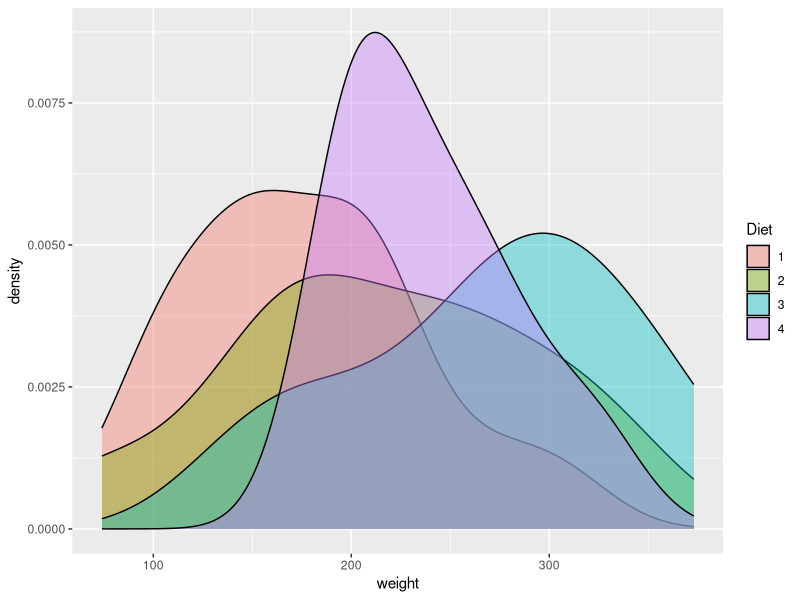
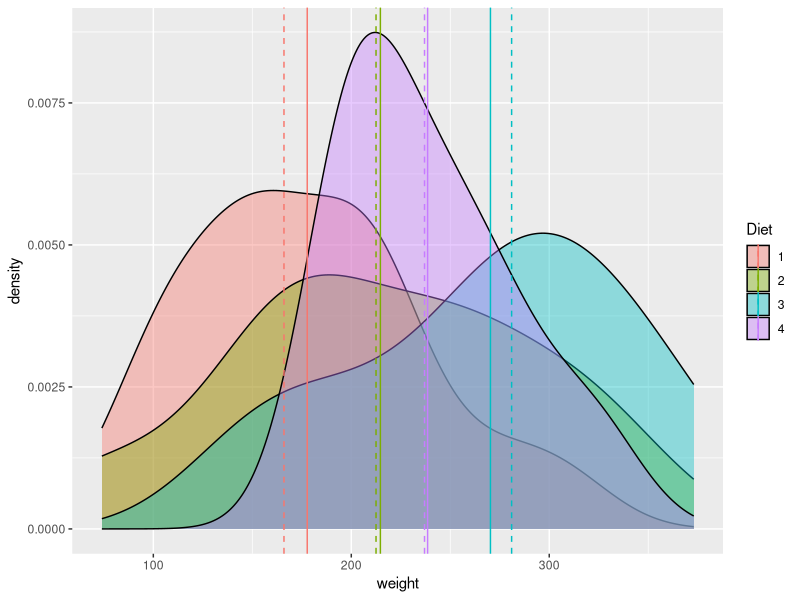

Write R code to recreate these figures, in order.

# Yameen Badrodien --------------------------------------------------------
# 12 April 2018
# Day 1_basic_stats.R
# Day 1 stats class
# Purpose: Practice some of the concepts we will encounter

#load library
library(tidyverse)


# Integers: discrete data ----------------------------------------------------------------
# how to generate a sequence of integers
# "by" represents the incriments 
# "seq" refers to the sequence of values which will be created
integer_r <- as.integer(seq(5, 14, by = 1))
# run the object in the console to view the string of data


# Continuous data ---------------------------------------------------------

numeric_r <- seq(23,43, length.out = 10)
# check manual for which graphical repr suited to the type of data


# Dates -------------------------------------------------------------------

dates_r <- as.Date("2005-12-31") - as.Date("2005-12-12")
# The function above allows us to tell the difference in days between the given dates
# the as.date function informs the software that the values provided are dates
# the way that date is written is specific to countries
# United states- month, day, year
# Other countries - year, month, day - unambiguous
dates_r <- seq(as.Date("2005-12-16"), as.Date("2005-12-25"), by = "day")
summary(dates_r)
# the above command will summarise the dates_r dataframe


# Tibble/Dataframe --------------------------------------------------------
# create the base dataframe and assign to object
df_r <- data.frame(integers = integer_r,
                  numeric = numeric_r,
                  dates = dates_r)
#Upgrade to tibble
df_r <- as.tibble(df_r)       #assigns to object
summary(df_r)                 #populates table of the objects data


# Qualitative data ------------------------------------------------------
#electronics 
elec_r <- as.factor(c("laptops",
                      "desktops",
                      "cell phones"))

#People
people_r <- as.factor(c("funny",
                      "beautiful",
                      "beanies"))

#Colours
colour_r <- as.factor(c("red", "blue"))

#the as.factor encodes a vector (object) as a factor


# Ordinal Data ------------------------------------------------------------

# Here we still have qualitative data
# but with some sort of order
# ordered function is a logical flag to determine if the levels should be regarded as ordered( in the order given)
# the levels argument specifies how the various groups differ- the ranking

colour_qual <- ordered(c("blue","green",
                             "yellow", "orange",
                             "red"),
                           levels = c("blue","green",
                                      "yellow", "orange",
                                      "red"))

# Binary ------------------------------------------------------------------

# These are generally represented as either TRUE or FALSE
binary_r <- c(TRUE,FALSE,TRUE,FALSE)
summary(binary_r)


# Characters --------------------------------------------------------------

sites_r <- c("Yzervarkpunt", "Betty's Bay",
             "Gansbaai", "Sea Point")

# Missing values ----------------------------------------------------------
# special type of data which is denoted by N.A meaning it is not available
#it isnt applicable where a value is zero, but rather where data for a sample is unavailable

chicks_nest <- c(3, 2, 0, 10, 5, 6, 8, 2, 4, NA)
#summary
summary(chicks_nest)

#mean
mean(chicks_nest)

#standard deviation
sd(chicks_nest)


# Viewing the data --------------------------------------------------------
# this may be achieved in a number of ways

#type the name of the dataframe and run it
ChickWeight

#alternatively the dataset may be viewed as a summary
summary(ChickWeight)

#to view either the top or bottom of the datset use head or tail commands
# a comma after these commands indicates how many values from top or bottom

#head shows the top of the data set
head(ChickWeight, 15)

#tail shows the bottom of the dataset
tail(ChickWeight, 15)



# Descriptive Stats -------------------------------------------------------

#creating a dataframe

chicks <- as_tibble(ChickWeight)

#count the data
chicks %>% 
  summarise(chicken_count = n())

#alternatively
nrow(chicks)


# Measures of central tendency --------------------------------------------

#Calculate the mean weight
chicks %>% 
  summarise( mean_wt = mean(weight))

#we need to be more specific
chicks %>% 
  filter(Time == 21) %>% 
  group_by(Diet) %>% 
  summarise(mean_wt = mean(weight))

#the mean becomes less accurate with a higher number of outliers
#we can use other measures of central tendency eg. mode, median
chicks %>% 
  filter(Time == 21) %>% 
  group_by(Diet) %>% 
  summarise(mean_wt = mean(weight),
          median_wt = median(weight))
central_chicks <- chicks %>% 
  filter(Time == 21) %>% 
  group_by(Diet) %>% 
  summarise(mean_wt = mean(weight),
            median_wt = median(weight))

#Visualising the density of the data
ggplot(data = filter(chicks, Time == 21 ),
       aes(x= weight, fill = Diet))+
  geom_density(alpha = 0.4)

# Skewness ----------------------------------------------------------------

#data that are normally distributed should not be skewed i.e the mean and the median should be similar
#WRT chickweight
# if it lies to the left, it is right skewed
#diet 1 = right skewed
#diet 2 = right skewed
#diet 3 = left skewed
#diet 4 = normally distributed

#calculate the numeric value
#load library for skewness
library(e1071)

chicks %>% 
  filter(Time == 21) %>% 
  group_by(Diet) %>% 
  summarise(mean_wt = mean(weight),
            median_wt = median(weight),
            skew_wt = skewness(weight))

ggplot(data = filter(chicks, Time == 21),
       aes(x = weight, fill = Diet))+
  geom_density(alpha = 0.4)+
  geom_vline(data = central_chicks, aes(xintercept = mean_wt, colour = Diet)) +
  geom_vline(data = central_chicks, aes(xintercept = median_wt, colour = Diet),
             linetype = "dashed")
          

# Kurtosis ----------------------------------------------------------------

#calculate the kurtosis of the tails of the distribution 
chicks %>% 
  filter(Time == 21) %>% 
  group_by(Diet) %>% 
  summarise(mean_wt = mean(weight),
            median_wt = median(weight),
            skew_wt = skewness(weight),
            kurt_wt = kurtosis(weight))


# Variance ----------------------------------------------------------------
#std dev is the square root of the variance- its just weight
# in write ups we generally give the mean +/- the std deviation

#measures of variability

#below is a summary of many different stats properties
wt_summary <- chicks %>% 
  filter(Time == 21) %>% 
  group_by(Diet) %>% 
  summarise(wt_mean = mean(weight),
            wt_median = median(weight),
            wt_var = var(weight),
            wt_sd = sd(weight),
            wt_min = min(weight),
            wt_quartl = quantile(weight, 0.25),
            wt_quart2 = quantile(weight, 0.5),
            wt_quart3 = quantile(weight, 0.75))
    

#run for tibble of weight summary 
wt_summary            



